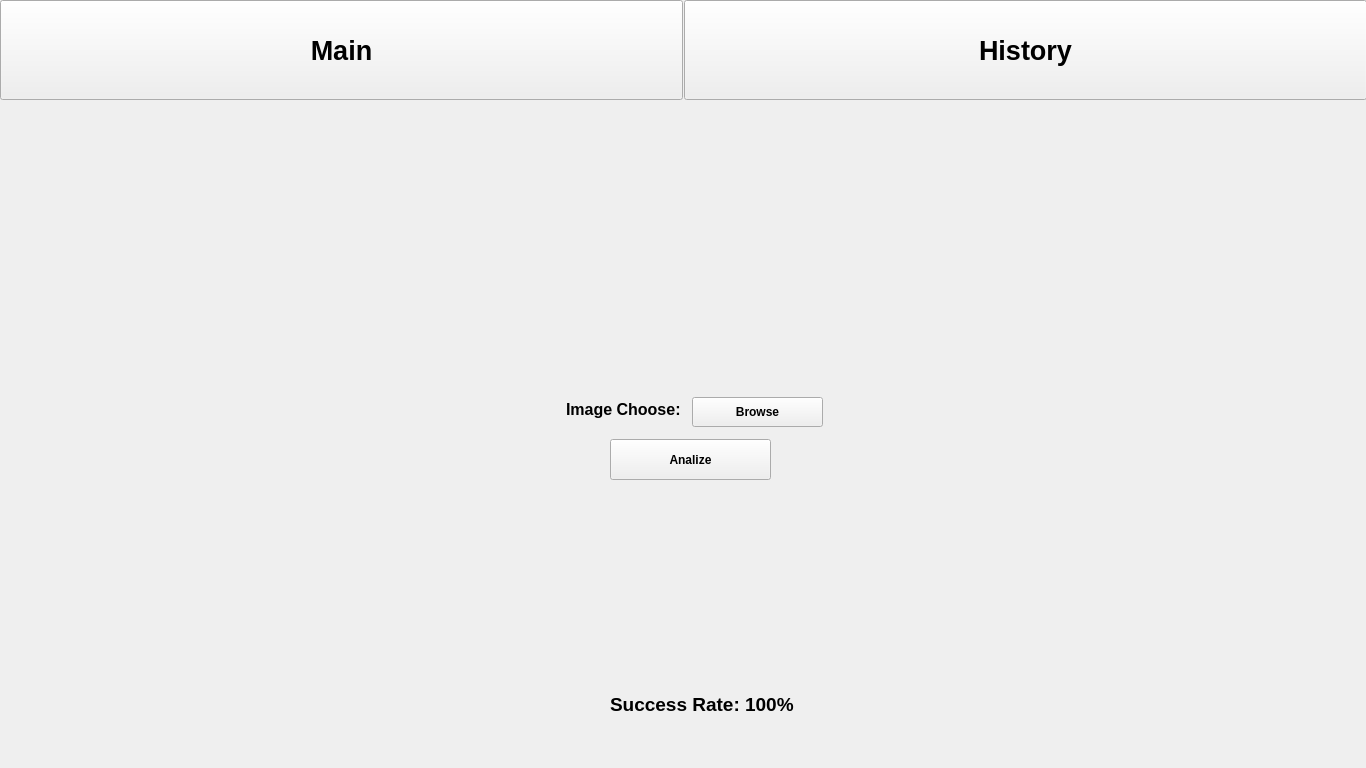
<?xml version="1.0" encoding="UTF-8"?>
<ui version="4.0">
 <class>MainWindow</class>
 <widget class="QMainWindow" name="MainWindow">
  <property name="geometry">
   <rect>
    <x>0</x>
    <y>0</y>
    <width>1366</width>
    <height>768</height>
   </rect>
  </property>
  <property name="windowTitle">
   <string>MainWindow</string>
  </property>
  <property name="styleSheet">
   <string notr="true"/>
  </property>
  <widget class="QWidget" name="centralwidget">
   <widget class="QStackedWidget" name="stackedWidget">
    <property name="geometry">
     <rect>
      <x>0</x>
      <y>99</y>
      <width>1371</width>
      <height>701</height>
     </rect>
    </property>
    <property name="styleSheet">
     <string notr="true"/>
    </property>
    <property name="currentIndex">
     <number>0</number>
    </property>
    <widget class="QWidget" name="main">
     <widget class="QLabel" name="imageChoose">
      <property name="geometry">
       <rect>
        <x>566</x>
        <y>300</y>
        <width>121</width>
        <height>21</height>
       </rect>
      </property>
      <property name="font">
       <font>
        <pointsize>12</pointsize>
        <weight>75</weight>
        <bold>true</bold>
       </font>
      </property>
      <property name="text">
       <string>Image Choose:</string>
      </property>
     </widget>
     <widget class="QPushButton" name="browse_btn">
      <property name="geometry">
       <rect>
        <x>692</x>
        <y>298</y>
        <width>131</width>
        <height>30</height>
       </rect>
      </property>
      <property name="font">
       <font>
        <weight>75</weight>
        <bold>true</bold>
       </font>
      </property>
      <property name="text">
       <string>Browse</string>
      </property>
      <property name="icon">
       <iconset resource="resources.qrc">
        <normaloff>:/icons/icons/loupe.png</normaloff>:/icons/icons/loupe.png</iconset>
      </property>
     </widget>
     <widget class="QPushButton" name="analize_btn">
      <property name="geometry">
       <rect>
        <x>610</x>
        <y>340</y>
        <width>161</width>
        <height>41</height>
       </rect>
      </property>
      <property name="font">
       <font>
        <weight>75</weight>
        <bold>true</bold>
       </font>
      </property>
      <property name="text">
       <string>Analize</string>
      </property>
      <property name="icon">
       <iconset resource="resources.qrc">
        <normaloff>:/icons/icons/atomic.png</normaloff>:/icons/icons/atomic.png</iconset>
      </property>
      <property name="iconSize">
       <size>
        <width>20</width>
        <height>20</height>
       </size>
      </property>
     </widget>
     <widget class="QLabel" name="label">
      <property name="geometry">
       <rect>
        <x>480</x>
        <y>70</y>
        <width>441</width>
        <height>141</height>
       </rect>
      </property>
      <property name="text">
       <string/>
      </property>
      <property name="pixmap">
       <pixmap resource="resources.qrc">:/icons/icons/logo.png</pixmap>
      </property>
     </widget>
     <widget class="QLabel" name="successRate_label">
      <property name="geometry">
       <rect>
        <x>610</x>
        <y>570</y>
        <width>201</width>
        <height>71</height>
       </rect>
      </property>
      <property name="font">
       <font>
        <pointsize>14</pointsize>
        <weight>75</weight>
        <bold>true</bold>
       </font>
      </property>
      <property name="text">
       <string>Success Rate: 100%</string>
      </property>
     </widget>
     <widget class="QLabel" name="label_2">
      <property name="geometry">
       <rect>
        <x>550</x>
        <y>580</y>
        <width>50</width>
        <height>50</height>
       </rect>
      </property>
      <property name="text">
       <string/>
      </property>
      <property name="pixmap">
       <pixmap resource="resources.qrc">:/icons/icons/like.png</pixmap>
      </property>
      <property name="scaledContents">
       <bool>true</bool>
      </property>
     </widget>
    </widget>
    <widget class="QWidget" name="history">
     <widget class="QTableWidget" name="tableWidget">
      <property name="geometry">
       <rect>
        <x>303</x>
        <y>94</y>
        <width>761</width>
        <height>331</height>
       </rect>
      </property>
     </widget>
    </widget>
    <widget class="QWidget" name="result">
     <widget class="QWidget" name="newImage" native="true">
      <property name="geometry">
       <rect>
        <x>10</x>
        <y>60</y>
        <width>1350</width>
        <height>530</height>
       </rect>
      </property>
     </widget>
     <widget class="QPushButton" name="correct_btn">
      <property name="geometry">
       <rect>
        <x>570</x>
        <y>600</y>
        <width>111</width>
        <height>41</height>
       </rect>
      </property>
      <property name="text">
       <string>Correct</string>
      </property>
      <property name="icon">
       <iconset resource="resources.qrc">
        <normaloff>:/icons/icons/correct.png</normaloff>:/icons/icons/correct.png</iconset>
      </property>
     </widget>
     <widget class="QPushButton" name="incorrect_btn">
      <property name="geometry">
       <rect>
        <x>700</x>
        <y>600</y>
        <width>111</width>
        <height>41</height>
       </rect>
      </property>
      <property name="text">
       <string>Incorrect</string>
      </property>
      <property name="icon">
       <iconset resource="resources.qrc">
        <normaloff>:/icons/icons/incorrect.png</normaloff>:/icons/icons/incorrect.png</iconset>
      </property>
     </widget>
    </widget>
   </widget>
   <widget class="QPushButton" name="pushButton_main">
    <property name="geometry">
     <rect>
      <x>0</x>
      <y>0</y>
      <width>683</width>
      <height>100</height>
     </rect>
    </property>
    <property name="font">
     <font>
      <pointsize>20</pointsize>
      <weight>75</weight>
      <bold>true</bold>
     </font>
    </property>
    <property name="text">
     <string>Main</string>
    </property>
    <property name="icon">
     <iconset resource="resources.qrc">
      <normaloff>:/icons/icons/home.png</normaloff>:/icons/icons/home.png</iconset>
    </property>
    <property name="iconSize">
     <size>
      <width>32</width>
      <height>32</height>
     </size>
    </property>
   </widget>
   <widget class="QPushButton" name="pushButton_history">
    <property name="geometry">
     <rect>
      <x>684</x>
      <y>0</y>
      <width>683</width>
      <height>100</height>
     </rect>
    </property>
    <property name="font">
     <font>
      <pointsize>20</pointsize>
      <weight>75</weight>
      <bold>true</bold>
     </font>
    </property>
    <property name="contextMenuPolicy">
     <enum>Qt::DefaultContextMenu</enum>
    </property>
    <property name="autoFillBackground">
     <bool>false</bool>
    </property>
    <property name="text">
     <string>History</string>
    </property>
    <property name="icon">
     <iconset resource="resources.qrc">
      <normaloff>:/icons/icons/bar-chart.png</normaloff>:/icons/icons/bar-chart.png</iconset>
    </property>
    <property name="iconSize">
     <size>
      <width>32</width>
      <height>32</height>
     </size>
    </property>
    <property name="autoDefault">
     <bool>false</bool>
    </property>
    <property name="default">
     <bool>false</bool>
    </property>
    <property name="flat">
     <bool>false</bool>
    </property>
   </widget>
  </widget>
 </widget>
 <resources>
  <include location="resources.qrc"/>
 </resources>
 <connections/>
</ui>
